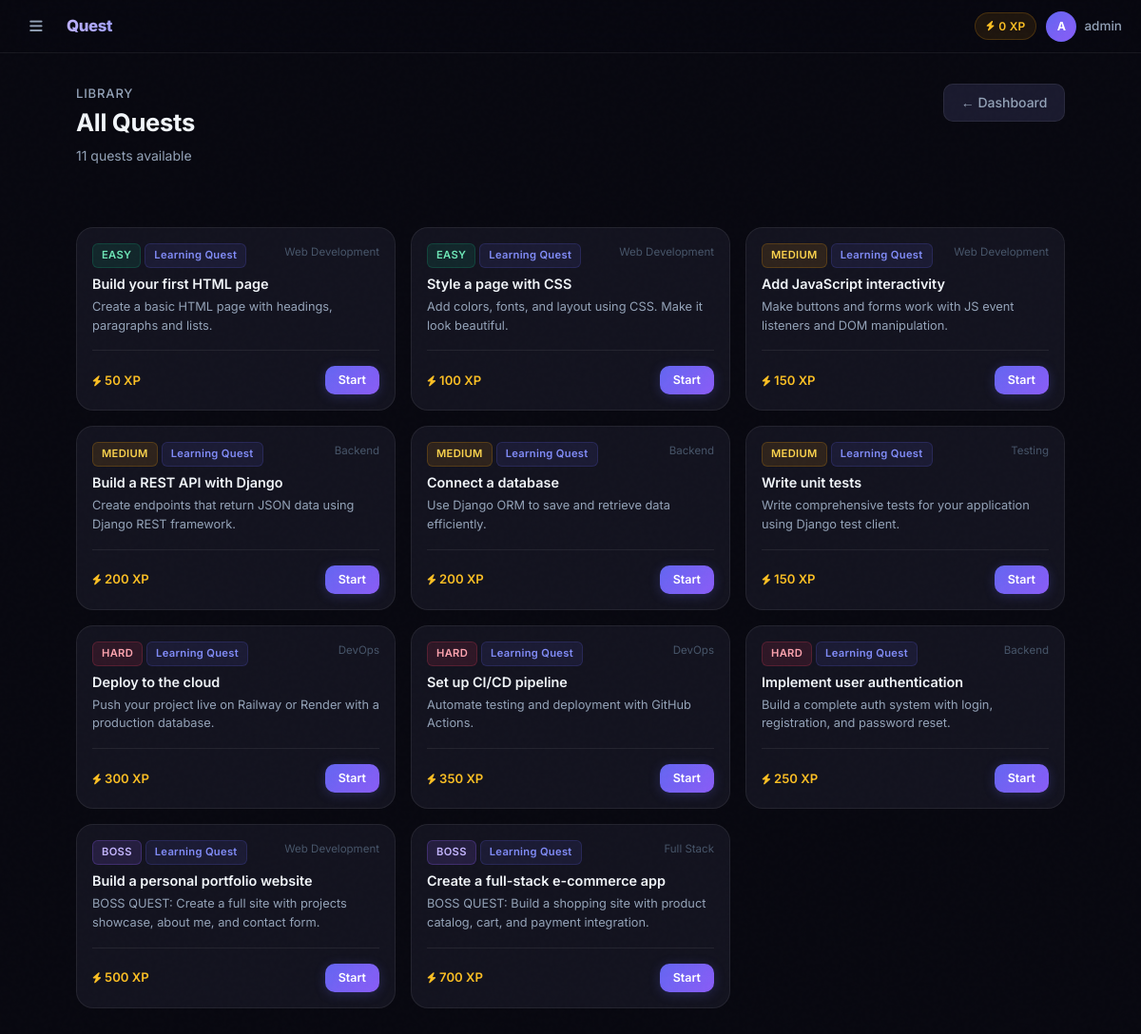
Screenshot of /quests/ (signed in) with the database file from the repository.
### quests/models.py (models this page shows, shortened)
class UserProfile(models.Model):
    user    = models.OneToOneField(User, on_delete=models.CASCADE)
    xp      = models.IntegerField(default=0)
    level   = models.IntegerField(default=1)
    streak  = models.IntegerField(default=0)

class Quest(models.Model):
    DIFFICULTY_CHOICES = [
        ('easy',   'Easy'),
        ('medium', 'Medium'),
        ('hard',   'Hard'),
        ('boss',   'Boss'),
    ]
    TYPE_CHOICES = [
        ('learning', 'Learning Quest'),
        ('coding',   'Coding Quest'),
        ('quiz',     'Quiz Quest'),
        ('project',  'Project Quest'),
        ('boss',     'Boss Quest'),
    ]
    title         = models.CharField(max_length=200)
    description   = models.TextField()
    content       = models.TextField(blank=True, default='',
                        help_text='Full learning content shown after quest completion.')
    xp_reward     = models.IntegerField(default=50)
    difficulty    = models.CharField(max_length=10,
                        choices=DIFFICULTY_CHOICES, default='easy')
    track         = models.CharField(max_length=100, default='General')
    quest_type    = models.CharField(max_length=10, choices=TYPE_CHOICES, default='learning')
    prerequisites = models.ManyToManyField('self', symmetrical=False,
                        blank=True, related_name='unlocks')
    def is_unlocked_for(self, user):
        prereq_ids = self.prerequisites.values_list('id', flat=True)
        if not prereq_ids:
            return True
        completed_ids = CompletedQuest.objects.filter(
            user=user).values_list('quest_id', flat=True)
        return all(pid in completed_ids for pid in prereq_ids)

### quests/views.py (the view)
# urls.py: path('quests/',                       views.quest_list,     name='quest_list'),
@login_required
def quest_list(request):
    completed_ids = list(CompletedQuest.objects.filter(
        user=request.user).values_list('quest_id', flat=True))
    quests = Quest.objects.prefetch_related('prerequisites', 'steps').all()
    quest_data = []
    for q in quests:
        unlocked = q.is_unlocked_for(request.user)
        completed = q.id in completed_ids
        progress = QuestProgress.objects.filter(user=request.user, quest=q).first()
        step_count = q.steps.count()
        completed_steps = 0
        if progress:
            completed_steps = StepSubmission.objects.filter(
                user=request.user, step__quest=q, is_correct=True).count()
        quest_data.append({
            'quest': q,
            'unlocked': unlocked,
            'completed': completed,
            'progress': progress,
            'step_count': step_count,
            'completed_steps': completed_steps,
        })
    return render(request, 'quests.html', {
        'quest_data': quest_data,
        'completed_ids': completed_ids,
    })

### quests/templates/quests.html (shortened to what this page needs)
{% extends 'base.html' %}
{% block content %}
<div class="d-flex align-items-start justify-content-between mb-5 flex-wrap gap-3">
  <div>
    <p style="color:var(--text-2);font-size:.82rem;font-weight:500;text-transform:uppercase;letter-spacing:.8px;margin-bottom:.3rem;">Library</p>
    <h1 class="page-title" style="font-size:1.6rem;">All Quests</h1>
    <p class="page-sub">{{ quest_data|length }} quests available</p>
  </div>
  <a href="{% url 'dashboard' %}" class="btn-ghost">← Dashboard</a>
</div>
<div class="row g-3">
  {% for item in quest_data %}
  {% with quest=item.quest %}
  <div class="col-md-6 col-lg-4">
    <div class="card p-3 h-100 d-flex flex-column {% if item.unlocked and not item.completed %}card-lift{% endif %}"
         style="{% if item.completed %}opacity:.55;{% elif not item.unlocked %}opacity:.4;{% endif %}">
      <div class="d-flex justify-content-between align-items-start mb-2 flex-wrap gap-1">
        <div class="d-flex gap-1 flex-wrap">
          <span class="tag tag-{{ quest.difficulty }}">{{ quest.difficulty|upper }}</span>
          <span class="tag tag-type">{{ quest.get_quest_type_display }}</span>
        </div>
        <span style="color:var(--text-3);font-size:.72rem;">{{ quest.track }}</span>
      </div>
      <h6 style="font-weight:600;font-size:.9rem;color:var(--text);margin-bottom:.35rem;">{{ quest.title }}</h6>
      <p style="color:var(--text-2);font-size:.8rem;line-height:1.55;flex-grow:1;margin:0;">{{ quest.description|truncatechars:90 }}</p>
      <div class="d-flex justify-content-between align-items-center mt-3 pt-3" style="border-top:1px solid var(--border);">
        <span style="color:var(--amber-2);font-weight:600;font-size:.82rem;"><i class="fas fa-bolt" style="font-size:.7rem;"></i> {{ quest.xp_reward }} XP</span>
        {% if item.completed %}
          <a href="{% url 'quest_detail' quest.id %}" style="font-size:.78rem;font-weight:600;color:var(--emerald-2);background:rgba(16,185,129,.1);border:1px solid rgba(16,185,129,.2);padding:4px 12px;border-radius:8px;">
            ✓ View
          </a>
        {% elif item.unlocked %}
          <a href="{% url 'quest_play' quest.id %}" class="btn-primary-ql" style="padding:5px 14px;font-size:.78rem;">
            {% if item.progress %}Continue{% else %}Start{% endif %}
          </a>
        {% else %}
          <span style="font-size:.78rem;color:var(--text-3);background:var(--surface-2);border:1px solid var(--border);padding:4px 12px;border-radius:8px;cursor:not-allowed;">
            <i class="fas fa-lock" style="font-size:.65rem;"></i> Locked
          </span>
        {% endif %}
      </div>
    </div>
  </div>
  {% endwith %}
  {% endfor %}
</div>
{% endblock %}

### quests/templates/base.html (shortened to what this page needs)
<!DOCTYPE html>
<html lang="en">
<head>
  <link href="https://cdn.jsdelivr.net/npm/bootstrap@5.3.0/dist/css/bootstrap.min.css" rel="stylesheet">
  <link href="https://cdnjs.cloudflare.com/ajax/libs/font-awesome/6.4.0/css/all.min.css" rel="stylesheet">
</head>
<body>
<header class="topbar">
  {% if user.is_authenticated %}
  <button class="hamburger" id="sbToggle" aria-label="Menu">
    <i class="fas fa-bars"></i>
  </button>
  {% endif %}
  <a class="topbar-brand" href="{% url 'home' %}">Quest<span>Learn</span></a>
  <div class="topbar-right">
    {% if user.is_authenticated %}
      <span class="xp-chip d-none d-sm-flex align-items-center gap-1">
        <i class="fas fa-bolt" style="font-size:.65rem;"></i> {{ user.userprofile.xp }} XP
      </span>
      <div class="dropdown">
        <a href="#" class="dropdown-toggle d-flex align-items-center gap-2" data-bs-toggle="dropdown">
          <div class="avatar">{{ user.username|first|upper }}</div>
          <span class="d-none d-md-inline" style="color:var(--text-2);font-size:.845rem;font-weight:500;">{{ user.username }}</span>
        </a>
      </div>
    {% else %}
      <a href="{% url 'login' %}" class="btn-ghost btn-sm">Sign in</a>
      <a href="{% url 'signup' %}" class="btn-primary-ql btn-sm">Get started</a>
    {% endif %}
  </div>
</header>
<div class="main-wrap">
  <div class="page fade-up">
    {% block content %}{% endblock %}
  </div>
</div>
</body>
</html>

### quests/templates/base.html (style rules this page uses)
:root { --bg: #080810; --bg-2: #0d0d1a; --bg-3: #111120; --surface: #13131f; --surface-2: #1a1a2e; --border: rgba(255,255,255,.07); --border-2: rgba(255,255,255,.12); --indigo: #6366f1; --indigo-2: #818cf8; --violet: #8b5cf6; --violet-2: #a78bfa; --amber: #f59e0b; --amber-2: #fbbf24; --emerald: #10b981; --emerald-2: #34d399; --rose: #f43f5e; --rose-2: #fb7185; --text: #f1f5f9; --text-2: #94a3b8; --text-3: #475569; --sidebar-w: 260px; --topbar-h: 56px; --radius: 12px; --radius-lg: 18px; }
*, *::before, *::after { box-sizing: border-box; margin: 0; padding: 0; }
html { scroll-behavior: smooth; }
body { background: var(--bg); color: var(--text); font-family: 'Inter', system-ui, sans-serif; font-size: 15px; line-height: 1.6; min-height: 100vh; overflow-x: hidden; -webkit-font-smoothing: antialiased; }
a { text-decoration: none; color: inherit; }
body::after { content: ''; position: fixed; inset: 0; pointer-events: none; z-index: 9999; opacity: .4; }
.topbar { position: fixed; top: 0; left: 0; right: 0; height: var(--topbar-h); background: rgba(8,8,16,.85); backdrop-filter: blur(24px) saturate(180%); -webkit-backdrop-filter: blur(24px) saturate(180%); border-bottom: 1px solid var(--border); display: flex; align-items: center; padding: 0 1.25rem; gap: .875rem; z-index: 900; }
.topbar-brand { font-size: 1.05rem; font-weight: 800; letter-spacing: -.4px; background: linear-gradient(135deg, #c4b5fd, #818cf8); -webkit-background-clip: text; -webkit-text-fill-color: transparent; background-clip: text; white-space: nowrap; }
.topbar-brand span { opacity: .5; font-weight: 400; }
.hamburger { background: none; border: none; cursor: pointer; width: 36px; height: 36px; border-radius: 9px; color: var(--text-2); font-size: .95rem; display: flex; align-items: center; justify-content: center; transition: background .15s, color .15s; flex-shrink: 0; }
.topbar-right { margin-left: auto; display: flex; align-items: center; gap: .625rem; }
.xp-chip { background: rgba(245,158,11,.1); border: 1px solid rgba(245,158,11,.2); color: var(--amber-2); padding: 4px 11px; border-radius: 99px; font-size: .75rem; font-weight: 600; letter-spacing: .2px; }
.avatar { width: 32px; height: 32px; border-radius: 50%; background: linear-gradient(135deg, var(--indigo), var(--violet)); display: flex; align-items: center; justify-content: center; font-weight: 700; font-size: .78rem; color: #fff; border: 1.5px solid rgba(99,102,241,.35); flex-shrink: 0; }
.main-wrap { padding-top: var(--topbar-h); min-height: 100vh; position: relative; z-index: 1; }
.page { max-width: 1080px; margin: 0 auto; padding: 2rem 1.25rem; }
.card { background: var(--surface); border: 1px solid var(--border); border-radius: var(--radius-lg); transition: border-color .2s, box-shadow .2s, transform .2s; }
.btn-primary-ql { background: linear-gradient(135deg, var(--indigo), var(--violet)); color: #fff; border: none; border-radius: 10px; font-weight: 600; font-size: .875rem; padding: .55rem 1.25rem; transition: all .2s; box-shadow: 0 2px 12px rgba(99,102,241,.25); cursor: pointer; display: inline-flex; align-items: center; gap: .4rem; }
.btn-ghost { background: var(--surface-2); color: var(--text-2); border: 1px solid var(--border); border-radius: 10px; font-weight: 500; font-size: .875rem; padding: .5rem 1.1rem; transition: all .15s; cursor: pointer; display: inline-flex; align-items: center; gap: .4rem; }
.tag { display: inline-flex; align-items: center; padding: 3px 9px; border-radius: 6px; font-size: .7rem; font-weight: 600; letter-spacing: .3px; }
.tag-easy { background: rgba(16,185,129,.12); color: #6ee7b7; border: 1px solid rgba(16,185,129,.2); }
.tag-medium { background: rgba(245,158,11,.12); color: #fcd34d; border: 1px solid rgba(245,158,11,.2); }
.tag-hard { background: rgba(244,63,94,.12); color: #fda4af; border: 1px solid rgba(244,63,94,.2); }
.tag-boss { background: rgba(139,92,246,.15); color: #c4b5fd; border: 1px solid rgba(139,92,246,.25); }
.tag-type { background: rgba(99,102,241,.1); color: var(--indigo-2); border: 1px solid rgba(99,102,241,.18); }
.dropdown-toggle::after { display: none; }
.page-title { font-size: 1.35rem; font-weight: 700; color: var(--text); letter-spacing: -.3px; }
.page-sub { font-size: .875rem; color: var(--text-2); margin-top: 2px; }
.fade-up { animation: fadeUp .35s ease both; }

### rows the page displays
Quest: quest.difficulty "EASY", quest.quest_type "Learning Quest", quest.track "Web Development", quest "Build your first HTML page", quest.description "Create a basic HTML page with headings, paragraphs and lists.", quest.xp_reward "50"
Quest: quest.difficulty "EASY", quest.quest_type "Learning Quest", quest.track "Web Development", quest "Style a page with CSS", quest.description "Add colors, fonts, and layout using CSS. Make it look beautiful.", quest.xp_reward "100"
Quest: quest.difficulty "MEDIUM", quest.quest_type "Learning Quest", quest.track "Web Development", quest "Add JavaScript interactivity", quest.description "Make buttons and forms work with JS event listeners and DOM manipulation.", quest.xp_reward "150"
Quest: quest.difficulty "MEDIUM", quest.quest_type "Learning Quest", quest.track "Backend", quest "Build a REST API with Django", quest.description "Create endpoints that return JSON data using Django REST framework.", quest.xp_reward "200"
Quest: quest.difficulty "MEDIUM", quest.quest_type "Learning Quest", quest.track "Backend", quest "Connect a database", quest.description "Use Django ORM to save and retrieve data efficiently.", quest.xp_reward "200"
Quest: quest.difficulty "MEDIUM", quest.quest_type "Learning Quest", quest.track "Testing", quest "Write unit tests", quest.description "Write comprehensive tests for your application using Django test client.", quest.xp_reward "150"
Quest: quest.difficulty "HARD", quest.quest_type "Learning Quest", quest.track "DevOps", quest "Deploy to the cloud", quest.description "Push your project live on Railway or Render with a production database.", quest.xp_reward "300"
Quest: quest.difficulty "HARD", quest.quest_type "Learning Quest", quest.track "DevOps", quest "Set up CI/CD pipeline", quest.description "Automate testing and deployment with GitHub Actions.", quest.xp_reward "350"
Quest: quest.difficulty "HARD", quest.quest_type "Learning Quest", quest.track "Backend", quest "Implement user authentication", quest.description "Build a complete auth system with login, registration, and password reset.", quest.xp_reward "250"
Quest: quest.difficulty "BOSS", quest.quest_type "Learning Quest", quest.track "Web Development", quest "Build a personal portfolio website", quest.description "BOSS QUEST: Create a full site with projects showcase, about me, and contact form.", quest.xp_reward "500"
Quest: quest.difficulty "BOSS", quest.quest_type "Learning Quest", quest.track "Full Stack", quest "Create a full-stack e-commerce app", quest.description "BOSS QUEST: Build a shopping site with product catalog, cart, and payment integration.", quest.xp_reward "700"

### other values shown
{{ user.userprofile.xp }} "0"
{{ user.username|first|upper }} "A"
{{ user.username }} "admin"
{{ quest_data|length }} "11"
